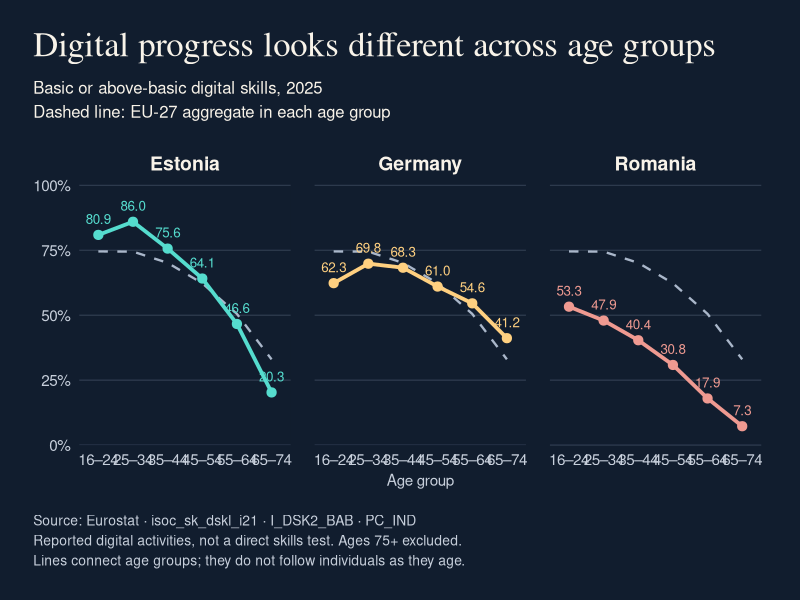
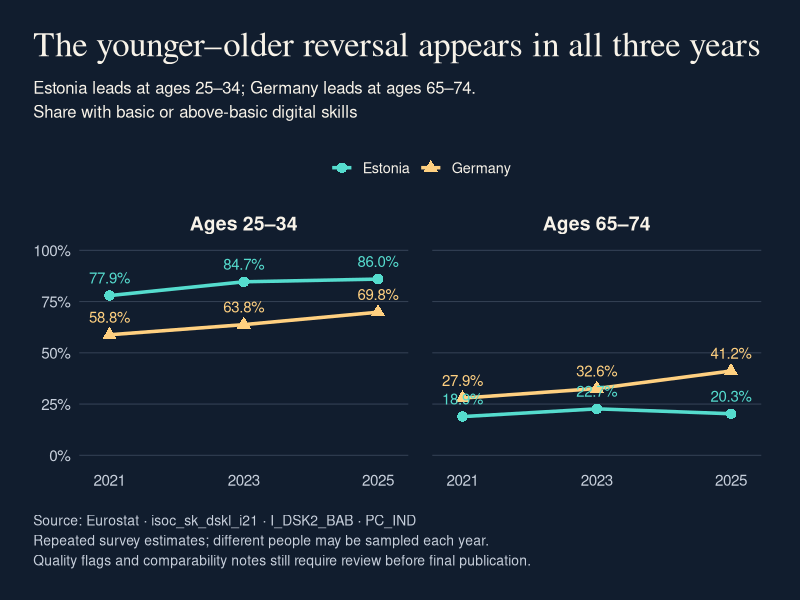
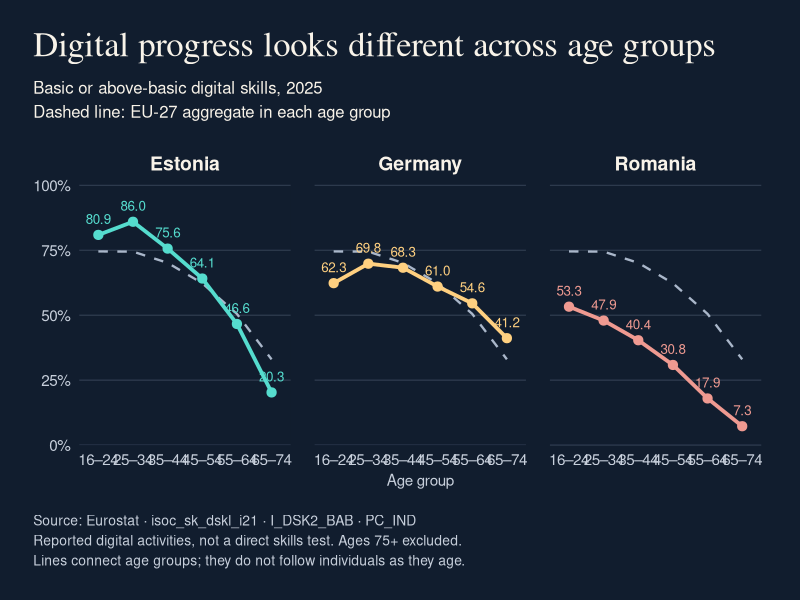
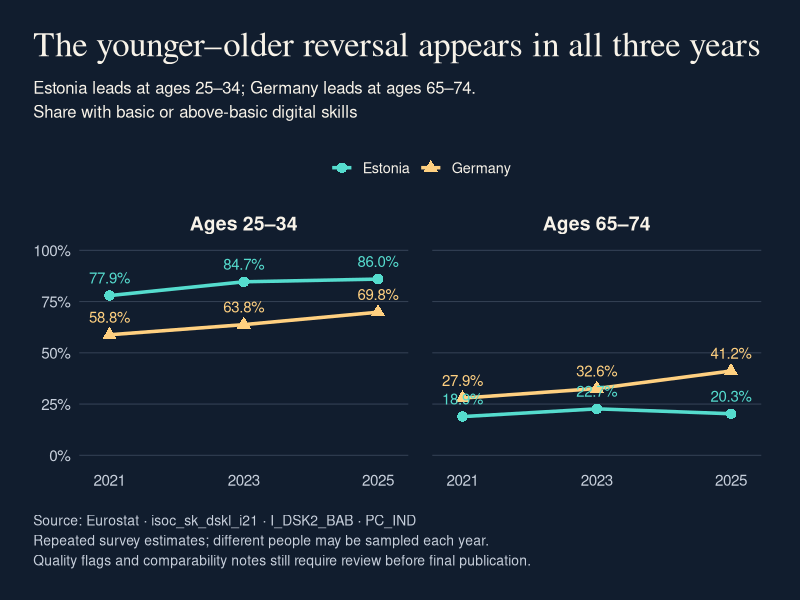

Source code (R) for these figures, in order:
# Run from the DataStory_DigitalSkills project folder.
# Uses the saved data; does not download or overwrite source data.
library(tidyverse)

skills_age <- read_csv("data/digital_skills_age_eu.csv", show_col_types = FALSE)
age_codes <- c("Y16_24", "Y25_34", "Y35_44", "Y45_54", "Y55_64", "Y65_74")
age_labels <- c("16–24", "25–34", "35–44", "45–54", "55–64", "65–74")
stopifnot(!anyDuplicated(skills_age[c("geo", "ind_type", "time")]))
stopifnot(all(is.na(skills_age$values) | between(skills_age$values, 0, 100)))
print(skills_age |> filter(is.na(values)))

colours <- c(Estonia = "#55DCCE", Germany = "#FFD080", Romania = "#EF9A91")
bg <- "#111D2E"
ink <- "#F8F3E9"
muted <- "#C7CFDB"

story_theme <- function() {
  theme_minimal(base_size = 13) +
    theme(
      plot.background = element_rect(fill = bg, colour = NA),
      panel.background = element_rect(fill = bg, colour = NA),
      panel.grid.minor = element_blank(),
      panel.grid.major.x = element_blank(),
      panel.grid.major.y = element_line(colour = "#344155", linewidth = 0.35),
      text = element_text(colour = ink),
      axis.text = element_text(colour = muted, size = 11),
      axis.title = element_text(colour = muted, size = 11),
      plot.title = element_text(family = "serif", size = 25, margin = margin(b = 12)),
      plot.subtitle = element_text(size = 12, lineheight = 1.2, margin = margin(b = 18)),
      plot.caption = element_text(colour = muted, size = 10, hjust = 0,
                                  lineheight = 1.2, margin = margin(t = 18)),
      strip.text = element_text(colour = ink, face = "bold", size = 14),
      panel.spacing = grid::unit(1.2, "lines"),
      legend.position = "top", legend.text = element_text(colour = ink),
      plot.title.position = "plot", plot.caption.position = "plot",
      plot.margin = margin(24, 28, 22, 24)
    )
}

selected <- skills_age |>
  filter(geo %in% c("EE", "DE", "RO", "EU27_2020")) |>
  mutate(age = factor(ind_type, levels = age_codes, labels = age_labels),
         country = recode(geo, EE = "Estonia", DE = "Germany", RO = "Romania",
                          EU27_2020 = "EU-27 benchmark"))

# Chart 1: each country gets space; the EU aggregate is repeated as a benchmark.
main <- selected |> filter(time == 2025, geo != "EU27_2020") |>
  mutate(country = factor(country, levels = c("Estonia", "Germany", "Romania")))
benchmark <- selected |> filter(time == 2025, geo == "EU27_2020") |>
  select(age, values) |>
  crossing(country = factor(c("Estonia", "Germany", "Romania"),
                            levels = c("Estonia", "Germany", "Romania")))
stopifnot(nrow(main) == 18, !anyNA(main$values), nrow(benchmark) == 18)

age_story <- ggplot(main, aes(age, values, group = country)) +
  geom_line(data = benchmark, aes(group = country), colour = "#AAB7CA",
            linetype = "dashed", linewidth = 0.8) +
  geom_line(aes(colour = country), linewidth = 1.3) +
  geom_point(aes(colour = country), size = 2.8) +
  geom_text(aes(label = sprintf("%.1f", values), colour = country),
            vjust = -1.1, size = 3.4, show.legend = FALSE) +
  facet_wrap(~country, nrow = 1) +
  scale_colour_manual(values = colours, guide = "none") +
  scale_y_continuous(limits = c(0, 100), breaks = seq(0, 100, 25),
                     labels = function(x) paste0(x, "%"), expand = expansion(mult = c(0, .02))) +
  scale_x_discrete(expand = expansion(add = .55)) +
  labs(title = "Digital progress looks different across age groups",
       subtitle = "Basic or above-basic digital skills, 2025\nDashed line: EU-27 aggregate in each age group",
       x = "Age group", y = NULL,
       caption = "Source: Eurostat · isoc_sk_dskl_i21 · I_DSK2_BAB · PC_IND\nReported digital activities, not a direct skills test. Ages 75+ excluded.\nLines connect age groups; they do not follow individuals as they age.") +
  story_theme()

# Chart 2: compare repeated survey estimates, not individual trajectories.
years <- selected |>
  filter(geo %in% c("DE", "EE"), ind_type %in% c("Y25_34", "Y65_74")) |>
  mutate(age_panel = factor(ind_type, levels = c("Y25_34", "Y65_74"),
                            labels = c("Ages 25–34", "Ages 65–74")))
stopifnot(nrow(years) == 12, !anyNA(years$values))

reversal_story <- ggplot(years, aes(time, values, colour = country,
                                    shape = country, group = country)) +
  geom_line(linewidth = 1.2) + geom_point(size = 3.2) +
  geom_text(aes(label = sprintf("%.1f%%", values)),
            vjust = -1.1, size = 3.8, show.legend = FALSE) +
  facet_wrap(~age_panel, nrow = 1) +
  scale_colour_manual(values = colours[c("Estonia", "Germany")]) +
  scale_shape_manual(values = c(Estonia = 16, Germany = 17)) +
  scale_x_continuous(breaks = c(2021, 2023, 2025),
                     expand = expansion(add = .45)) +
  scale_y_continuous(limits = c(0, 100), breaks = seq(0, 100, 25),
                     labels = function(x) paste0(x, "%")) +
  labs(title = "The younger–older reversal appears in all three years",
       subtitle = "Estonia leads at ages 25–34; Germany leads at ages 65–74.\nShare with basic or above-basic digital skills",
       x = NULL, y = NULL, colour = NULL, shape = NULL,
       caption = "Source: Eurostat · isoc_sk_dskl_i21 · I_DSK2_BAB · PC_IND\nRepeated survey estimates; different people may be sampled each year.\nQuality flags and comparability notes still require review before final publication.") +
  story_theme()

dir.create("images", showWarnings = FALSE)
dir.create("analysis", showWarnings = FALSE)
comparison <- years |>
  select(time, ind_type, geo, values) |>
  pivot_wider(names_from = geo, values_from = values) |>
  mutate(estonia_minus_germany_pp = round(EE - DE, 1)) |>
  arrange(time, ind_type)
write_csv(comparison, "analysis/germany_estonia_comparison.csv")
print(comparison)

# Explicit dimensions prevent the small Viewer pane from determining exports.
ggsave("images/digital_skills_age_panels.png", age_story,
       width = 14, height = 7.5, dpi = 300, bg = bg)
ggsave("images/digital_skills_reversal_years.png", reversal_story,
       width = 12, height = 7.5, dpi = 300, bg = bg)
print(age_story)
print(reversal_story)
message("Saved two charts in images/ and the supporting table in analysis/.")
